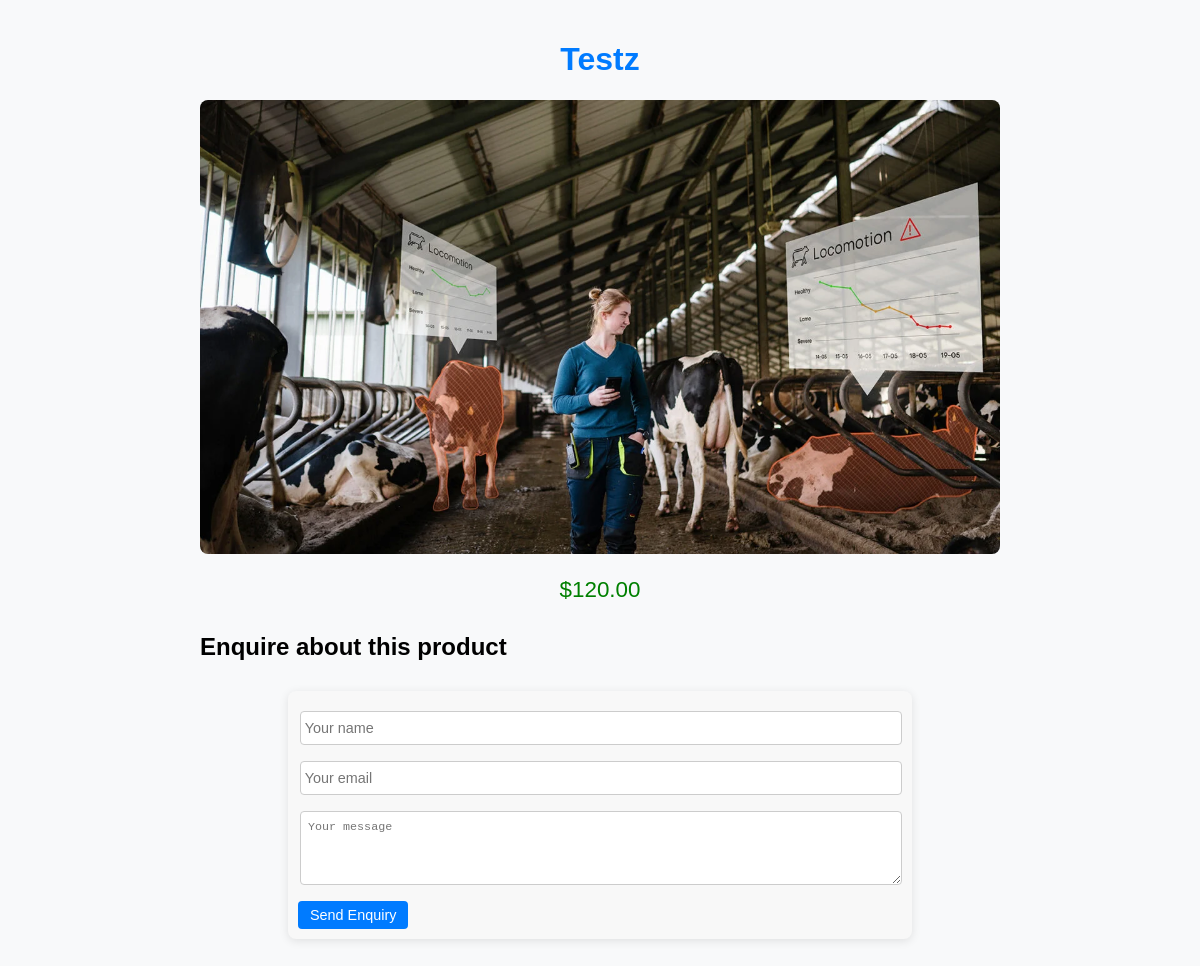
/public/catalog-item.php?slug=testz, run on the app's committed database.
### tables this page shows
CREATE TABLE `catalog` (
  `id` int NOT NULL AUTO_INCREMENT,
  `title` varchar(255) NOT NULL,
  `slug` varchar(255) NOT NULL,
  `price` decimal(10,2) NOT NULL,
  `image` varchar(255) DEFAULT NULL,
  `short_desc` text,
  `status` enum('published','archived') DEFAULT 'published',
  `created_at` timestamp NULL DEFAULT CURRENT_TIMESTAMP,
  `updated_at` timestamp NULL DEFAULT CURRENT_TIMESTAMP ON UPDATE CURRENT_TIMESTAMP,
  PRIMARY KEY (`id`),
  UNIQUE KEY `slug` (`slug`)
);

### public/catalog-item.php (the view, shortened to what this page needs)
<?php
require_once __DIR__ . '/../app/config.php';
$slug = $_GET['slug'] ?? '';
$stmt = $pdo->prepare("SELECT * FROM catalog WHERE slug = ? AND status = 'published' LIMIT 1");
$stmt->execute([$slug]);
$item = $stmt->fetch();
?>
<!DOCTYPE html>
<html lang="en">
<head>
</head>
<body>
<h1><?= htmlspecialchars($item['title']) ?></h1>
<?php if ($item['image']): ?>
    <img src="/<?= htmlspecialchars($item['image']) ?>" alt="<?= htmlspecialchars($item['title']) ?>">
<?php endif; ?>
<p class="price">$<?= number_format($item['price'], 2) ?></p>
<h2>Enquire about this product</h2>
<form id="enquiry-form" method="post" action="send-enquiry.php">
    <input type="text" name="name" placeholder=" Your name" required>
    <input type="email" name="email" placeholder=" Your email" required>
    <textarea name="message" placeholder=" Your message" rows="4" required></textarea>
    <button type="submit">Send Enquiry</button>
</form>
</body>
</html>

### public/catalog-item.php (style rules this page uses)
body { font-family: Arial, sans-serif; padding: 20px; max-width: 800px; margin: auto; background-color: #f8f9fa; }
h1 { color: #007BFF; text-align: center; }
img { max-width: 100%; border-radius: 8px; margin-bottom: 20px; display: block; margin-left: auto; margin-right: auto; }
.price { font-size: 1.4em; color: green; margin-bottom: 20px; text-align: center; }
form { background: #f8f8f8; padding: 12px; border-radius: 8px; margin-top: 30px; box-shadow: 0 2px 10px rgba(0, 0, 0, 0.1); position: relative; width: 80%; max-width: 600px; margin-left: auto; margin-right: auto; }
form input, form textarea { width: 100%; padding: 8px 0px; margin: 8px 0; border: 1px solid #ccc; border-radius: 4px; font-size: 0.9em; }
form button { background: #007BFF; color: white; padding: 6px 12px; border: none; border-radius: 4px; cursor: pointer; width: auto; font-size: 0.9em; position: absolute; bottom: 10px; left: 10px; display: inline-block; }

### data on the page
catalog: title "Testz", image (picture), price "120.00"
